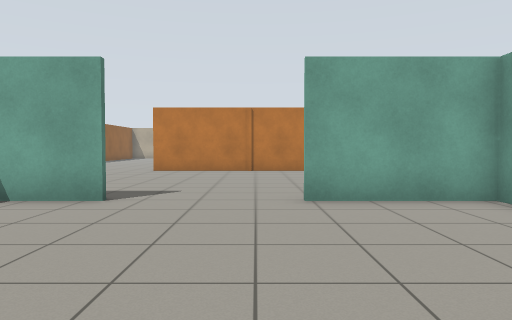
View 1 (above)

24 first-person views from a walk through a robot-simulator world made for Gazebo. The camera is 0.94 m above the floor, tilts 2° down and sees 70° across. The floor is counted in squares, 1 m on a side. Each view is taken from the middle of a square. On the plan, view 1 faces up. The plan holds only what a view shows up to about 13 squares ahead; the rest is blank. The place goes on beyond the plan.

View 2
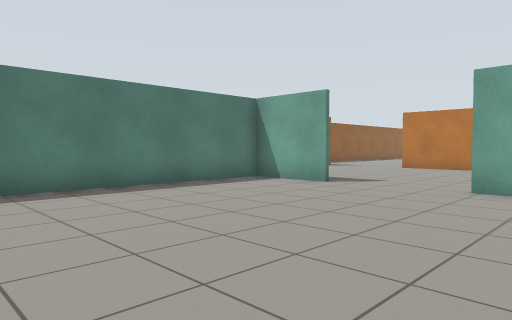

View 3
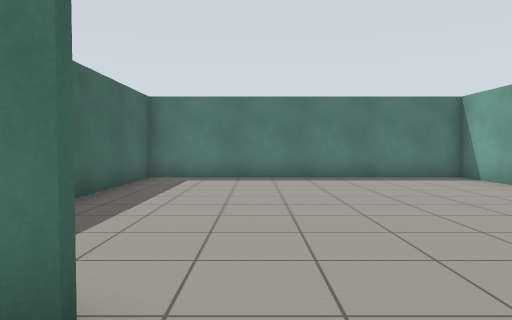

View 4
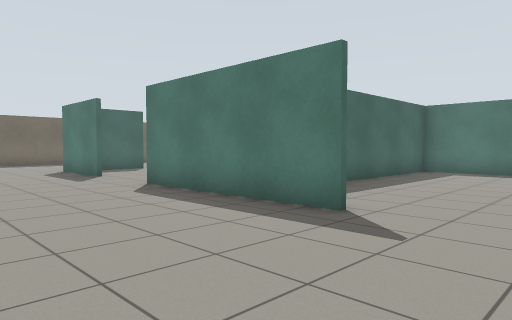

View 5
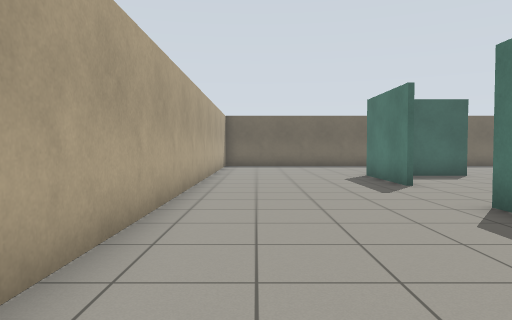

View 6
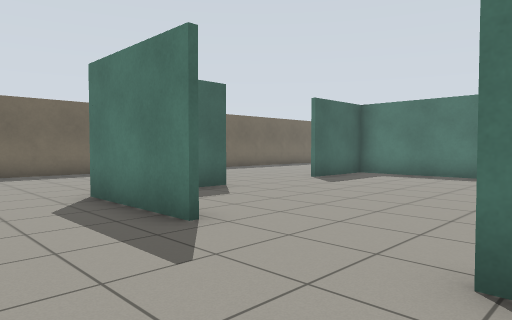

View 7
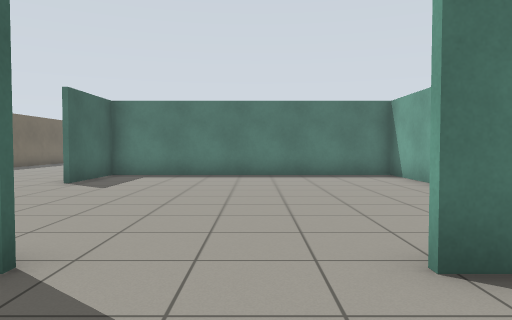

View 8
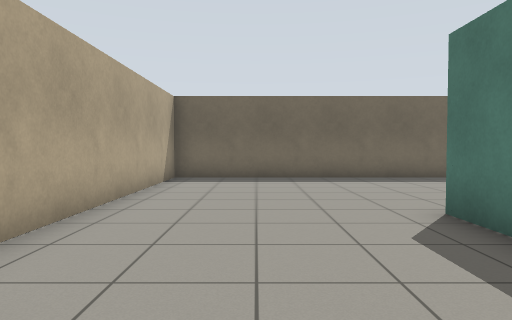

View 9
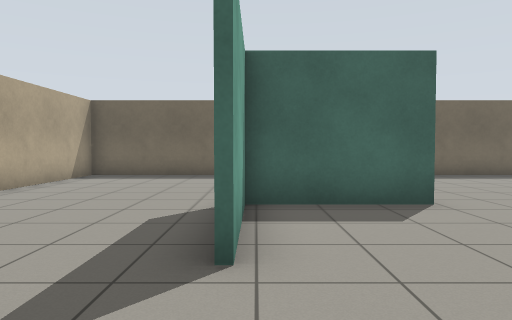

View 10
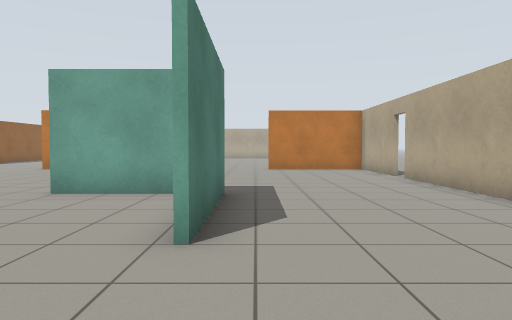

View 11
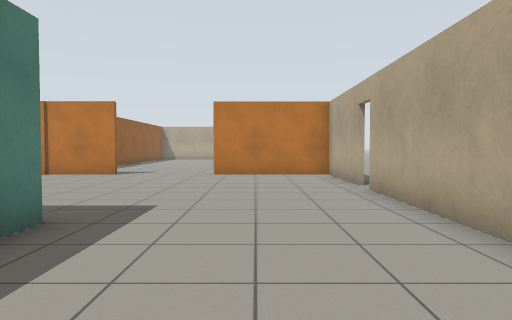

View 12
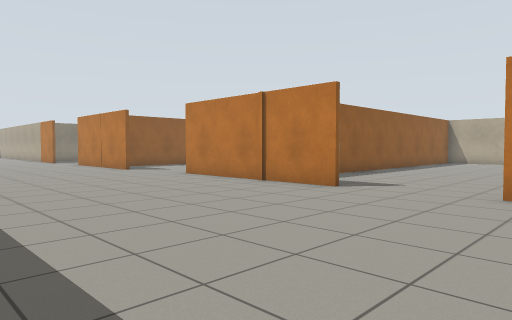

View 13
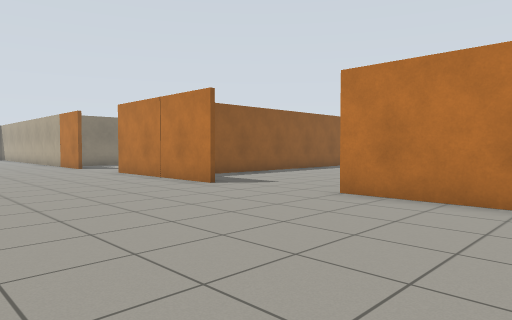

View 14
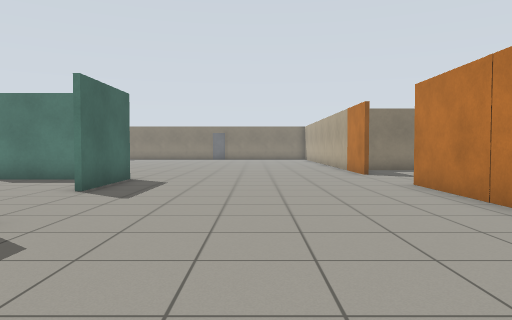

View 15
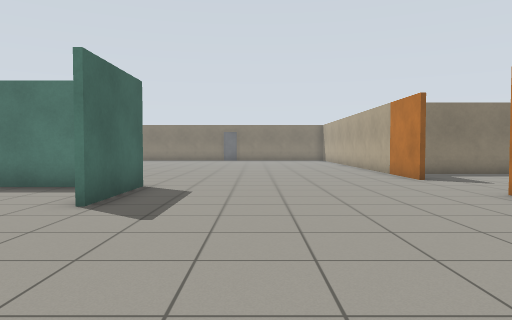

View 16
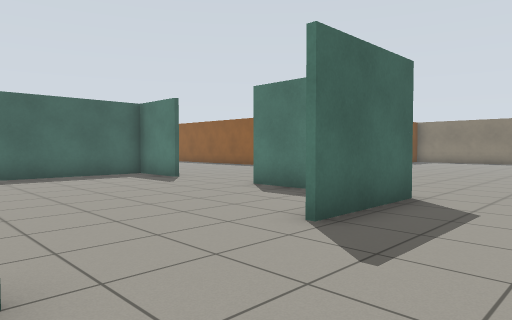

View 17
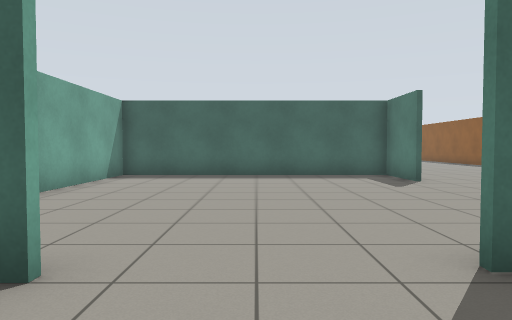

View 18
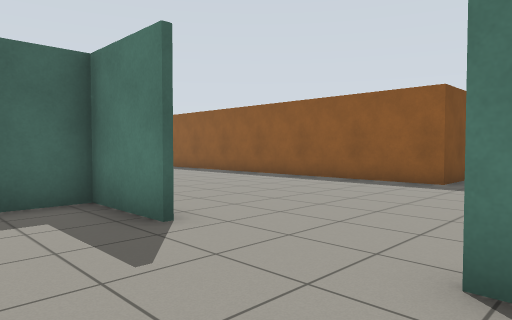

View 19
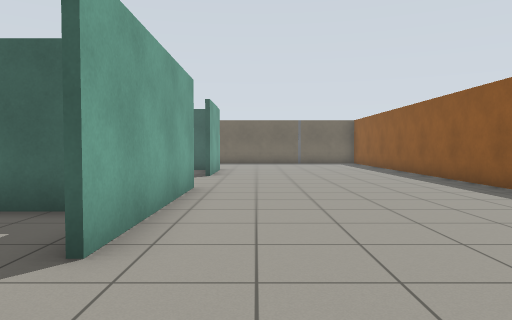

View 20
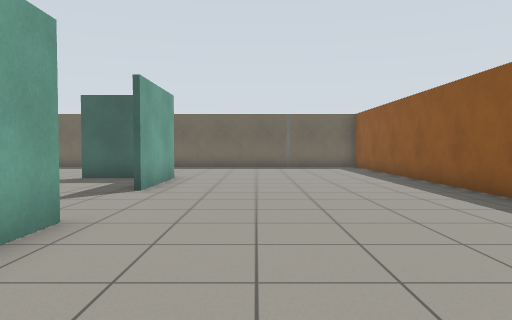

View 21
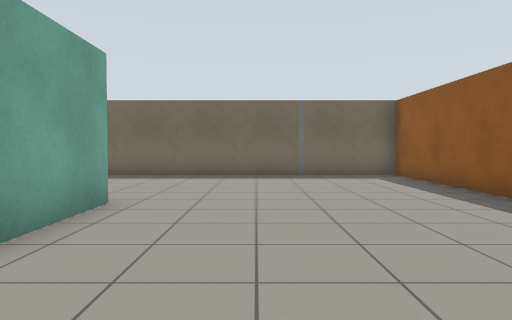

View 22
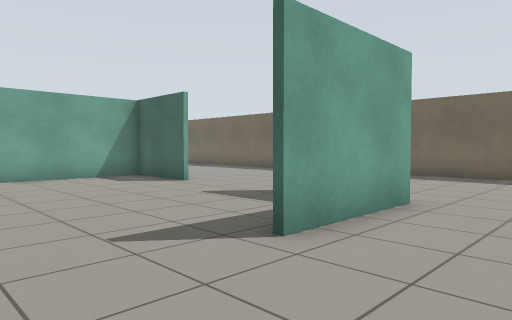

View 23
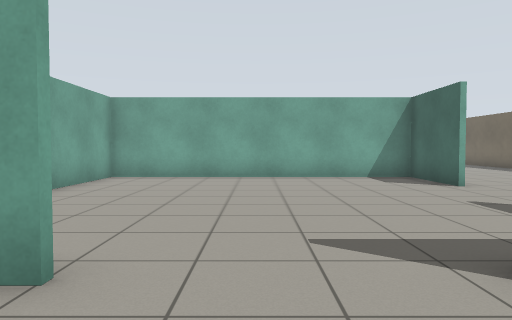

View 24
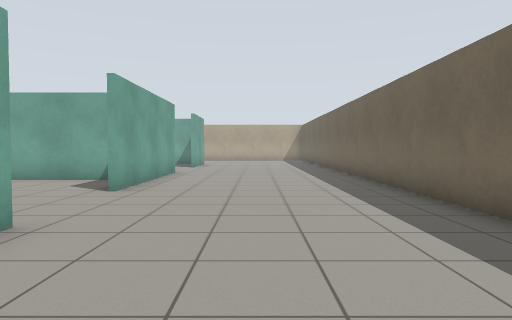

### Floor plan
Points are (right, up) in squares from view 1. A wall is a line through its corners. A room is listed if a view was taken in it or the views show most of it. See-through windows are left out.
Room 1 (views 1, 2)
walls: (-2.6, 6.4) (-5.4, 6.4) (-5.4, -3.1); (4.2, 5.9) (4.2, 6.4) (0.8, 6.4); (-5.4, -3.3) (0.2, -3.3)
ways out: opening at (-1, 6) to room 2; opening at (3, 1) to room 2
Room 2 (views 3, 4, 5, 6, 7, 8, 9, 10, 11, 12, 13, 14, 15, 16, 17, 18, 19, 20, 21, 22, 23, 24)
walls: (-5.5, -3) (-5.5, 1.5); (-5.4, -3.1) (-5.4, -13) (-2.5, -13); (-2.5, -3.5) (-5.4, -3.5); (-14.4, -1) (-14.4, -3.3) (-5.5, -3.3); (-14.6, 4.8) (-14.6, 2.2); (-14.9, 6.3) (-11.8, 6.3); (4.3, -0.9) (4.3, -6.8); (-14.5, -6.6) (-14.5, -1); (4.3, 6.6) (4.3, 2.5); (-7.6, 14) (-13.3, 14); (-3, -13) (-8.4, -13); (4.3, -9.8) (4.3, -13.1); (1, -13) (4.4, -13); (2.2, 14.5) (-4.1, 14.5); (9.5, 5.4) (9.5, 10.1); (-16.4, 13.7) (-19, 13.7); (-22.5, -0.1) (-21.7, -0.1) (-21.7, -19.2) (-2, -19.2); (-14.5, -13.2) (-14.5, -9.9); (4.2, -12.6) (4.2, -9.8); (9.5, 10.9) (9.5, 14.5) (5.5, 14.5); (-18.8, 18) (-18.8, 14.9); (1.1, -19.2) (9.5, -19.2) (9.5, -3.1)
ways out: opening at (-1, 6) to room 1; opening at (3, 1) to room 1; opening at (-15, -8) to room 3; opening at (-10, -14) to room 3; open door at (10, 10.5)
Room 3 (no view inside)
walls: (-8.4, -13) (-5.5, -13) (-5.5, -3); (-13.4, -13) (-11.8, -13); (-5.5, -3.5) (-9, -3.5)
ways out: opening at (-15, -8) to room 2; opening at (-10, -14) to room 2

Positions as (right, up) in squares from view 1, and headings:
1: (0, 0), facing up
2: (3, -2), facing up-left
3: (6, 0), facing left
4: (9, 2), facing down-left
5: (8, -1), facing down
6: (7, -6), facing down-left
7: (7, -8), facing left
8: (7, -8), facing down
9: (4, -7), facing down
10: (5, -1), facing up
11: (7, 2), facing up
12: (7, 7), facing up-left
13: (0, 8), facing up-left
14: (-4, 10), facing left
15: (-6, 9), facing left
16: (-8, 9), facing down-left
17: (-10, 9), facing down
18: (-12, 3), facing down-left
19: (-16, 2), facing down
20: (-17, -2), facing down
21: (-17, -7), facing down
22: (-17, -7), facing down-right
23: (-17, -8), facing right
24: (-16, -16), facing right
